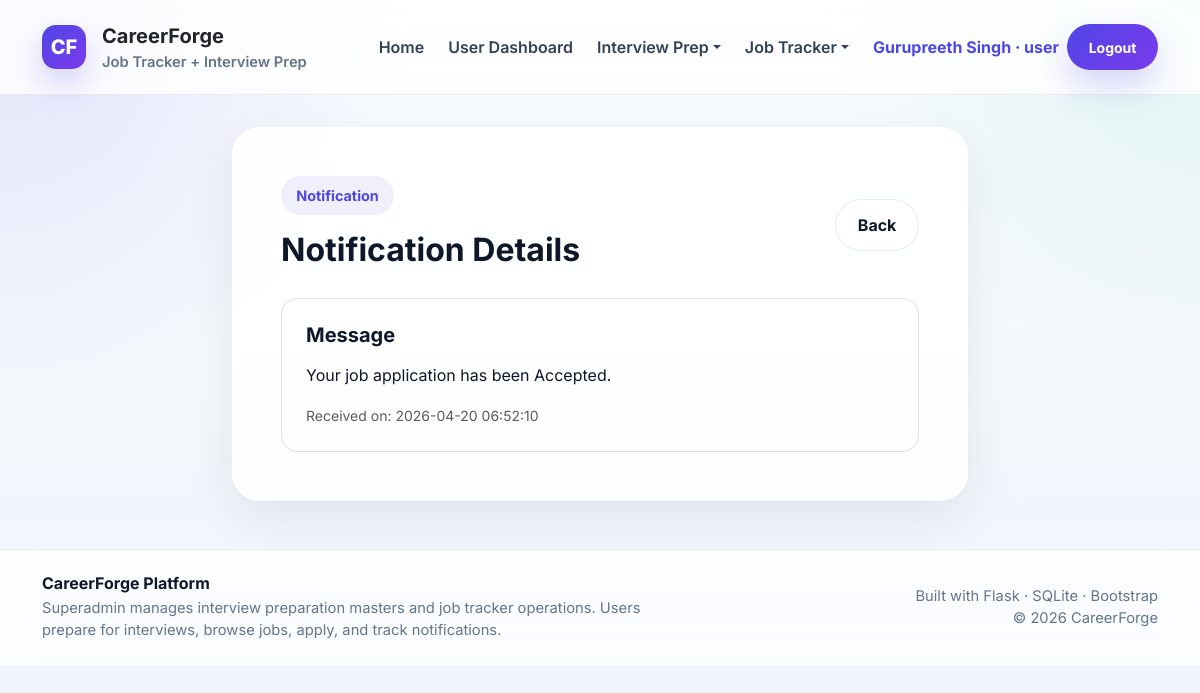
Page /notification/1 (signed in) on the committed database.
### tables this page shows
CREATE TABLE notifications (
            id INTEGER PRIMARY KEY AUTOINCREMENT,
            user_id INTEGER NOT NULL,
            message TEXT,
            is_read INTEGER DEFAULT 0,
            created_at TIMESTAMP DEFAULT CURRENT_TIMESTAMP,
            FOREIGN KEY (user_id) REFERENCES users(id) ON DELETE CASCADE
        );

### app.py (the view)
@app.route("/notification/<int:notification_id>")
@login_required
@role_required("user")
def single_notification(notification_id):
    db = get_db()
    notification = db.execute(
        """
        SELECT *
        FROM notifications
        WHERE id = ? AND user_id = ?
        """,
        (notification_id, session["user_id"]),
    ).fetchone()
    if not notification:
        flash("Notification not found.", "danger")
        return redirect(url_for("notifications"))
    db.execute(
        """
        UPDATE notifications
        SET is_read = 1
        WHERE id = ? AND user_id = ?
        """,
        (notification_id, session["user_id"]),
    )
    db.commit()
    updated_notification = db.execute(
        """
        SELECT *
        FROM notifications
        WHERE id = ? AND user_id = ?
        """,
        (notification_id, session["user_id"]),
    ).fetchone()
    return render_template("single_notification.html", notification=updated_notification)

### app.py (called while the page is built)
def get_db():
    if "db" not in g:
        g.db = sqlite3.connect(DATABASE)
        g.db.row_factory = sqlite3.Row
        g.db.execute("PRAGMA foreign_keys = ON")
    return g.db

def login_required(f):
    @wraps(f)
    def decorated_function(*args, **kwargs):
        if "user_id" not in session:
            flash("Please login first.", "warning")
            return redirect(url_for("login"))
        return f(*args, **kwargs)
    return decorated_function

def role_required(required_role):
    def decorator(f):
        @wraps(f)
        def decorated_function(*args, **kwargs):
            if "user_id" not in session:
                flash("Please login first.", "warning")
                return redirect(url_for("login"))
            if session.get("role") != required_role:
                flash("You are not authorized to access this page.", "danger")
                return redirect(url_for("login"))
            return f(*args, **kwargs)
        return decorated_function
    return decorator

@app.context_processor
def inject_user():
    unread_notifications = 0
    if "user_id" in session:
        try:
            db = get_db()
            unread_notifications = db.execute(
                """
                SELECT COUNT(*) AS count
                FROM notifications
                WHERE user_id = ? AND is_read = 0
                """,
                (session.get("user_id"),),
            ).fetchone()["count"]
        except Exception:
            unread_notifications = 0
    return {
        "current_user_name": session.get("full_name"),
        "current_user_role": session.get("role"),
        "current_user_id": session.get("user_id"),
        "is_logged_in": "user_id" in session,
        "unread_notifications_count": unread_notifications,
    }

### templates/single_notification.html (shortened to what this page needs)
{% extends "base.html" %}
{% block content %}
<div class="row justify-content-center">
    <div class="col-lg-8">
        <div class="glass-card p-4 p-md-5">
            <div class="d-flex justify-content-between align-items-center flex-wrap gap-2 mb-4">
                <div>
                    <span class="section-pill">Notification</span>
                    <h2 class="fw-bold mt-3 mb-1">Notification Details</h2>
                </div>
                <a href="{{ url_for('notifications') }}" class="btn btn-light-soft">Back</a>
            </div>
            <div class="border rounded-4 p-4">
                <h5 class="fw-bold mb-3">Message</h5>
                <p class="mb-3">{{ notification.message }}</p>
                <small class="text-muted">Received on: {{ notification.created_at }}</small>
            </div>
        </div>
    </div>
</div>
{% endblock %}

### templates/base.html (style rules this page uses)
:root { --text: #0f172a; --muted: #64748b; --line: rgba(15, 23, 42, 0.08); --card: rgba(255, 255, 255, 0.88); --primary: #4f46e5; --primary-2: #7c3aed; --success: #059669; --warning: #d97706; --danger: #dc2626; }
body { margin: 0; font-family: "Inter", sans-serif; color: var(--text); background: radial-gradient(circle at top left, rgba(79, 70, 229, 0.12), transparent 28%), radial-gradient(circle at top right, rgba(16, 185, 129, 0.10), transparent 26%), linear-gradient(180deg, #f8fbff 0%, #f4f7fb 48%, #eef4ff 100%); min-height: 100vh; }
.btn-light-soft { background: rgba(255, 255, 255, 0.9); color: var(--text); border: 1px solid var(--line); border-radius: 999px; font-weight: 700; padding: 0.8rem 1.35rem; }
.glass-card { background: var(--card); border: 1px solid rgba(255, 255, 255, 0.7); box-shadow: 0 18px 45px rgba(15, 23, 42, 0.08); border-radius: 28px; }
.section-pill { display: inline-flex; align-items: center; gap: .5rem; border-radius: 999px; padding: .55rem .95rem; background: rgba(79, 70, 229, 0.08); color: var(--primary); font-size: .9rem; font-weight: 700; }

### rows in the picture
notifications: message "Your job application has been Accepted.", created_at "2026-04-20 06:52:10"

### other values in the picture
{{ current_user_name }} "Gurupreeth Singh"
{{ current_user_role }} "user"
